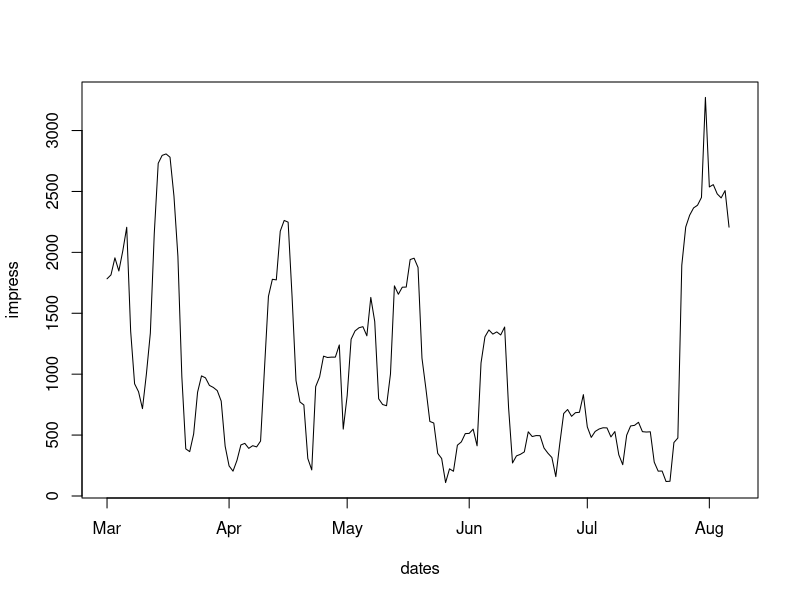

Write R code to recreate this figure.
## ---- chunk 1
keyMetrics <- read.csv("keyMetrics.csv", as.is=TRUE)
dates <- strptime(keyMetrics[-1,1], format="%m/%d/%y")
impress <- as.numeric(keyMetrics[-1,28])
plot(dates,impress, type="l")
## ---- chunk 2
m1 = 89
n1 = 104
p1 = round(m1/n1,3)
d1 = 1.960*sqrt(p1*(1-p1)/n1)
m2 = 52
n2 = 200
p2 = round(m2/n2,3)
d2 = 1.960*sqrt(p2*(1-p2)/n2)
m3 = 441
n3 = 762
p3 = round(m3/n3,3)
d3 = 1.645*sqrt(p3*(1-p3)/n3)

## ---- chunk 3
sim <- function(p1,p2=p1,n) rbind(t(rmultinom(1,n,p1)), t(rmultinom(1,n,p2)))
csq <- function(x) {
p <- round(apply(x,1,sum)/sum(x),3)
q <- round(apply(x,2,sum)/sum(x),3)
e <- round(sum(x) * outer(p,q,"*"),3)
sum((x-e)^2/e)
}
degf <- function(x) (ncol(x)-1)*(nrow(x)-1)
## ---- chunk 4
X1 <- matrix(c(46, 123, 15, 31, 13, 16), ncol=3)
colnames(X1) <- c("<25", "25-34", "35+")
rownames(X1) <-  c("Female", "Male")
set.seed(12345)
X2 <- sim(runif(3), runif(3), 305) 
dimnames(X2) <- dimnames(X1)
X3 <- sim(runif(4), runif(4), 276) 
colnames(X3) <- c("<25", "25-34", "35-44", "45+")
rownames(X3) <-  c("Female", "Male")
## ---- chunk 5
print(X1)
## ---- chunk 6
print(X2)
## ---- chunk 7
print(X3)
